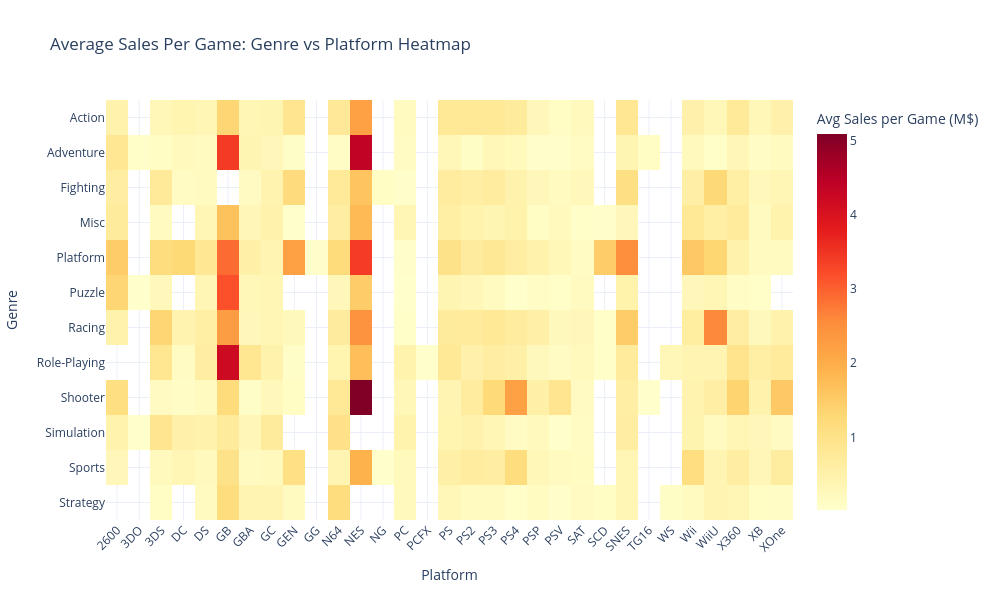

The notebook cell this image was saved under:
### Code cell
# ============================================================================
# INTERACTIVE CHART 3: Heatmap - Average Sales Per Game (Genre x Platform)
# ============================================================================
# Design Rationale: Heatmap shows sales performance patterns across
# genre-platform combinations. Color intensity indicates profitability.
# Darker colors = higher average sales per game
# Hover shows: Genre, Platform, game count, avg sales value
# Use case: Identify which genre-platform combinations are most profitable

# Create heatmap data
heatmap_data = genre_platform.pivot_table(
    index='Genre',
    columns='Platform',
    values='Avg_Sales_Per_Game',
    aggfunc='mean'
)

fig3 = px.imshow(
    heatmap_data,
    labels=dict(x='Platform', y='Genre', color='Avg Sales per Game (M$)'),
    title='Average Sales Per Game: Genre vs Platform Heatmap',
    color_continuous_scale='YlOrRd',
    aspect='auto'
)

fig3.update_layout(
    height=600,
    width=1000,
    template='plotly_white',
    hovermode='closest'
)

fig3.update_xaxes(tickangle=-45)

fig3.write_html('chart3_genre_platform_heatmap.html')
print("✓ Chart 3 exported: chart3_genre_platform_heatmap.html")
fig3.show()

### Figure 1 — Plotly figure (JSON) as saved in the notebook; plotly's stock layout.template omitted (floating-point values rounded to 4 significant figures; data arrays with more than 128 entries replaced by an {"elided": "..."} marker saying what was removed)
{"data": [{"coloraxis": "coloraxis", "hovertemplate": "Platform: %{x}<br>Genre: %{y}<br>Avg Sales per Game (M$): %{z}<extra></extra>", "name": "0", "type": "heatmap", "x": ["2600", "3DO", "3DS", "DC", "DS", "GB", "GBA", "GC", "GEN", "GG", "N64", "NES", "NG", "PC", "PCFX", "PS", "PS2", "PS3", "PS4", "PSP", "PSV", "SAT", "SCD", "SNES", "TG16", "WS", "Wii", "WiiU", "X360", "XB", "XOne"], "xaxis": "x", "y": ["Action", "Adventure", "Fighting", "Misc", "Platform", "Puzzle", "Racing", "Role-Playing", "Shooter", "Simulation", "Sports", "Strategy"], "yaxis": "y", "z": {"elided": "12x31 float values"}}], "layout": {"coloraxis": {"colorbar": {"title": {"text": "Avg Sales per Game (M$)"}}, "colorscale": [[0, "rgb(255,255,204)"], [0.125, "rgb(255,237,160)"], [0.25, "rgb(254,217,118)"], [0.375, "rgb(254,178,76)"], [0.5, "rgb(253,141,60)"], [0.625, "rgb(252,78,42)"], [0.75, "rgb(227,26,28)"], [0.875, "rgb(189,0,38)"], [1, "rgb(128,0,38)"]]}, "height": 600, "hovermode": "closest", "title": {"text": "Average Sales Per Game: Genre vs Platform Heatmap"}, "width": 1000, "xaxis": {"anchor": "y", "domain": [0, 1], "tickangle": -45, "title": {"text": "Platform"}}, "yaxis": {"anchor": "x", "autorange": "reversed", "domain": [0, 1], "title": {"text": "Genre"}}}}
